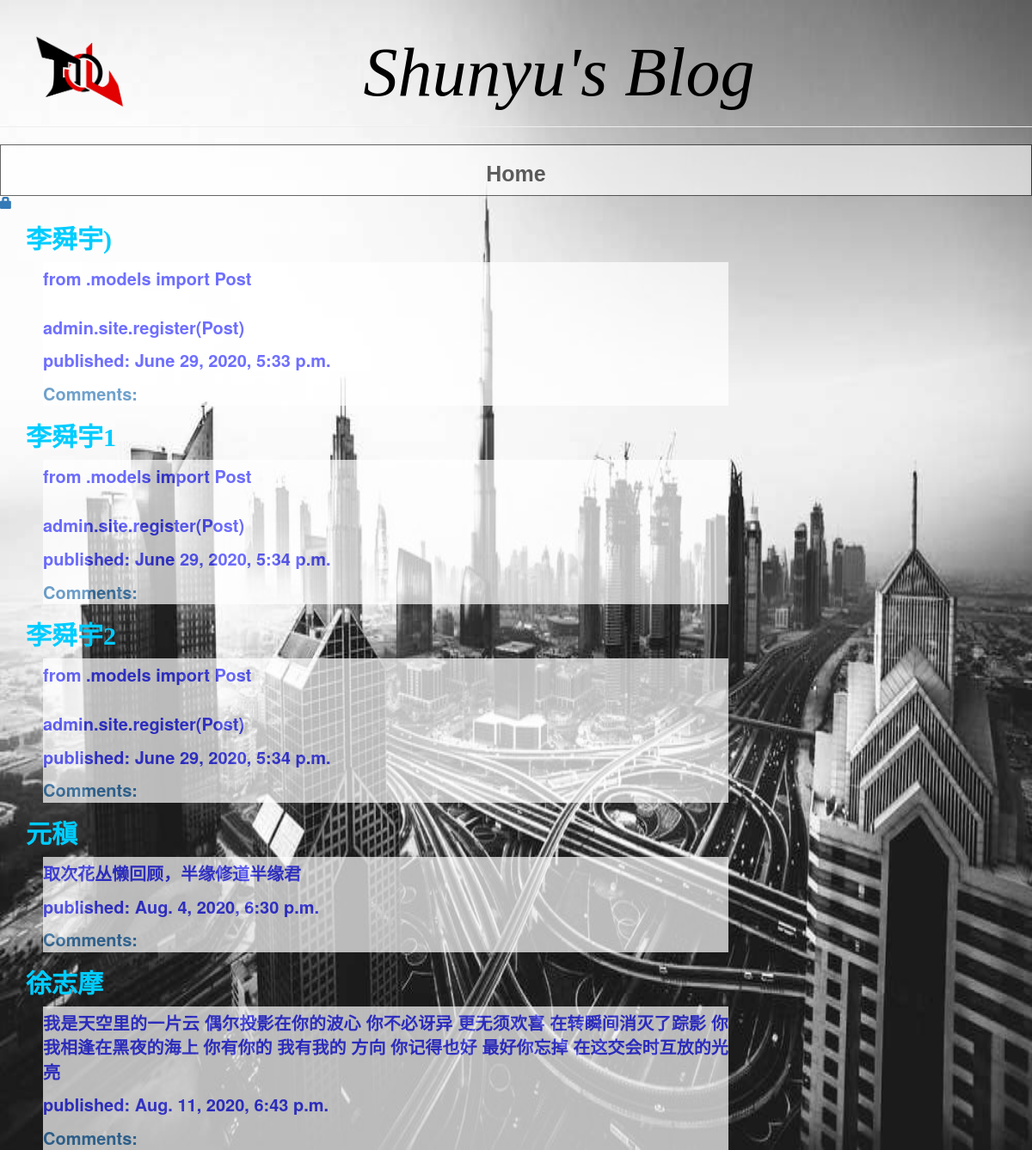
The app's page /, older data.
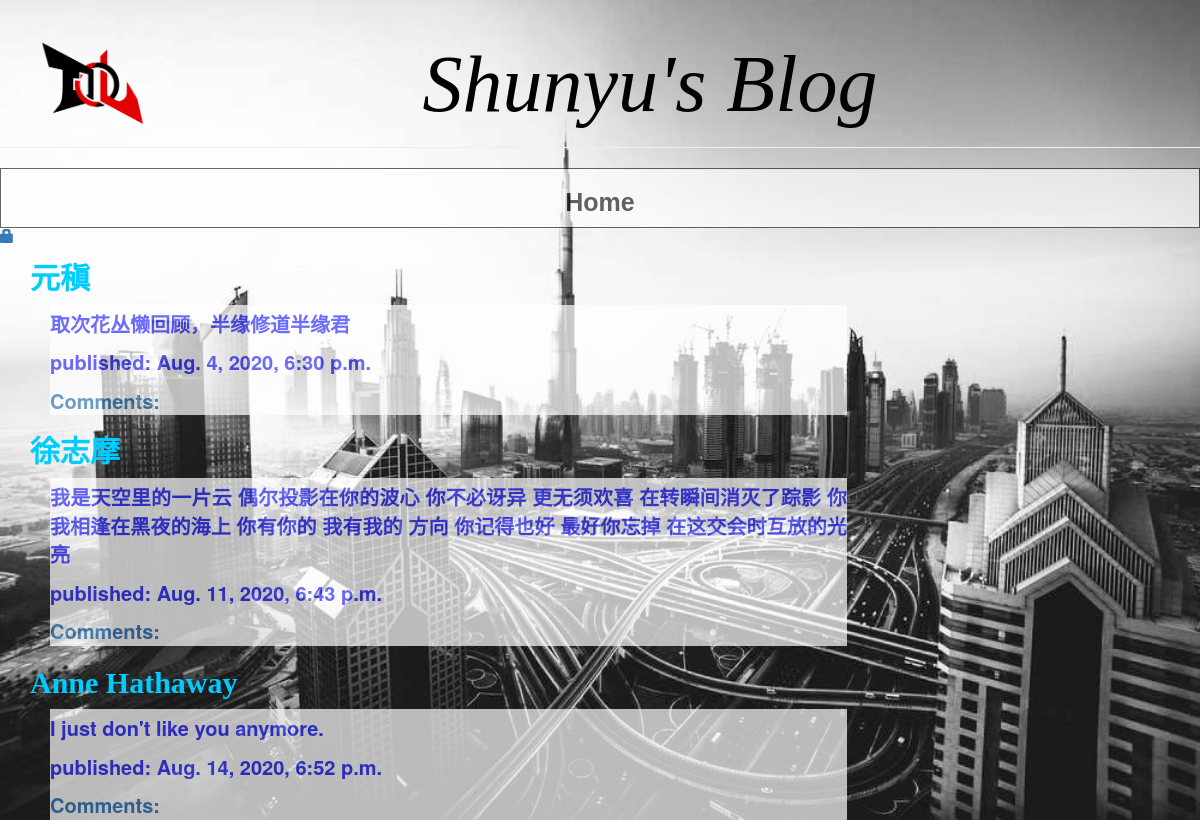
The same page, newer data.
### blog/models.py (models this page shows, shortened)
class Post(models.Model):
    author = models.ForeignKey(settings.AUTH_USER_MODEL, on_delete=models.CASCADE)
    title = models.CharField(max_length=200)
    text = models.TextField()
    created_date = models.DateTimeField(default=timezone.now)
    published_date = models.DateTimeField(blank=True, null=True)

### blog/views.py (the view)
# urls.py: path('', views.post_list, name='post_list'),
def post_list(request):
    posts = Post.objects.filter(published_date__lte=timezone.now()).order_by('published_date')
    return render(request, 'blog/post_list.html', {'posts': posts})

### blog/templates/blog/post_list.html
{% extends 'blog/base.html' %}
    {% block content %}
        <div style="width:85%; Border:none; text-align:left">
        {% for post in posts %}
            <div>
                <h2><a href="{% url 'post_detail' pk=post.pk %}" style="color:#00CCFF; font-family:Times New Roman; font-weight:bold ">{{ post.title }}</a></h2>
                <div style="Border:0px; width:125%; background-color:#FFFFFF; opacity:0.7; color:#3333FF; font-size:20px; font-weight:bold; text-align:justify; margin-left:20px; padding-top:5px">
                <p>{{ post.text|linebreaksbr }} </p>
                <p>published: {{ post.published_date }}</p>
                <a href="{% url 'post_detail' pk=post.pk %}">Comments: {{ post.approved_comments.count }}</a>
                </div>
            </div>
        {% endfor %}
    {% endblock %}

Row changes from the older to the newer data that the page shows:
removed Post: title "李舜宇)", text "from .models import Post admin.site.register(Post)", published_date "June 29, 2020, 5:33 p.m."
removed Post: title "李舜宇1", text "from .models import Post admin.site.register(Post)", published_date "June 29, 2020, 5:34 p.m."
removed Post: title "李舜宇2", text "from .models import Post admin.site.register(Post)", published_date "June 29, 2020, 5:34 p.m."
added Post: title "Anne Hathaway", text "I just don't like you anymore.", published_date "Aug. 14, 2020, 6:52 p.m."
